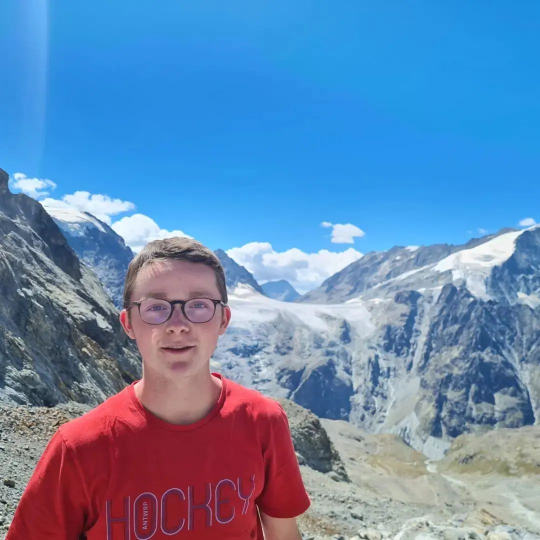
#> input picture IMG/300281570_3278928055762323_7967368485975216961_n.jfif, 1080 x 1080 px, given as the content of the folder ../IMG/300281570_3278928055762323_7967368485975216961_n.jfif, which was not available (shown at 1/2 size)
$ python -i training_utils.py   (imports and definitions only)
#> lines starting #> are read from the running program, lines starting #| are printed output that depends on the picture
from PIL import Image
import os
import numpy as np
import cv2


def getImagesAndLabels(path):
    """
    récupère les image et donne des labels
    """

    detector = cv2.CascadeClassifier("programs\\utils\\haarcascade_frontalface_default.xml");
    imagePaths = [os.path.join(path,f) for f in os.listdir(path)]

    if not imagePaths:
        print(" [INFO] No image to train on")
        quit()


    faceSamples=[]
    ids = []

    for imagePath in imagePaths:

        PIL_img = Image.open(imagePath).convert('L')
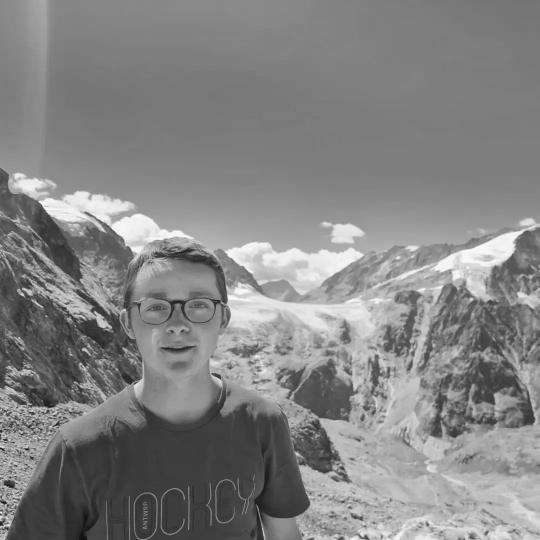
#> PIL_img: PIL image 1080x1080 L (shown at 1/2 size); min 12, max 255, mean 131.6
        img_numpy = np.array(PIL_img,'uint8')

#> (the run stopped early here; a loop or call above may not have finished)

$ run again, on IMG/HE202277.jpg
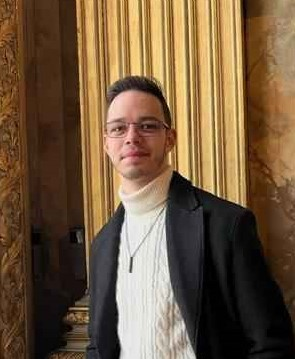
#> input picture IMG/HE202277.jpg, 295 x 359 px, given as the content of the folder ../../IMG/HE202277.jpg, which was not available
#> in getImagesAndLabels, `PIL_img = Image.open(imagePath).convert('L')`:
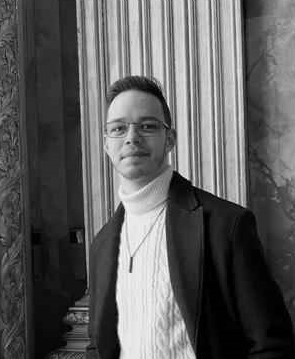
#> PIL_img: PIL image 295x359 L; min 0, max 251, mean 93.2

$ run again, on IMG/gaetan.jpg
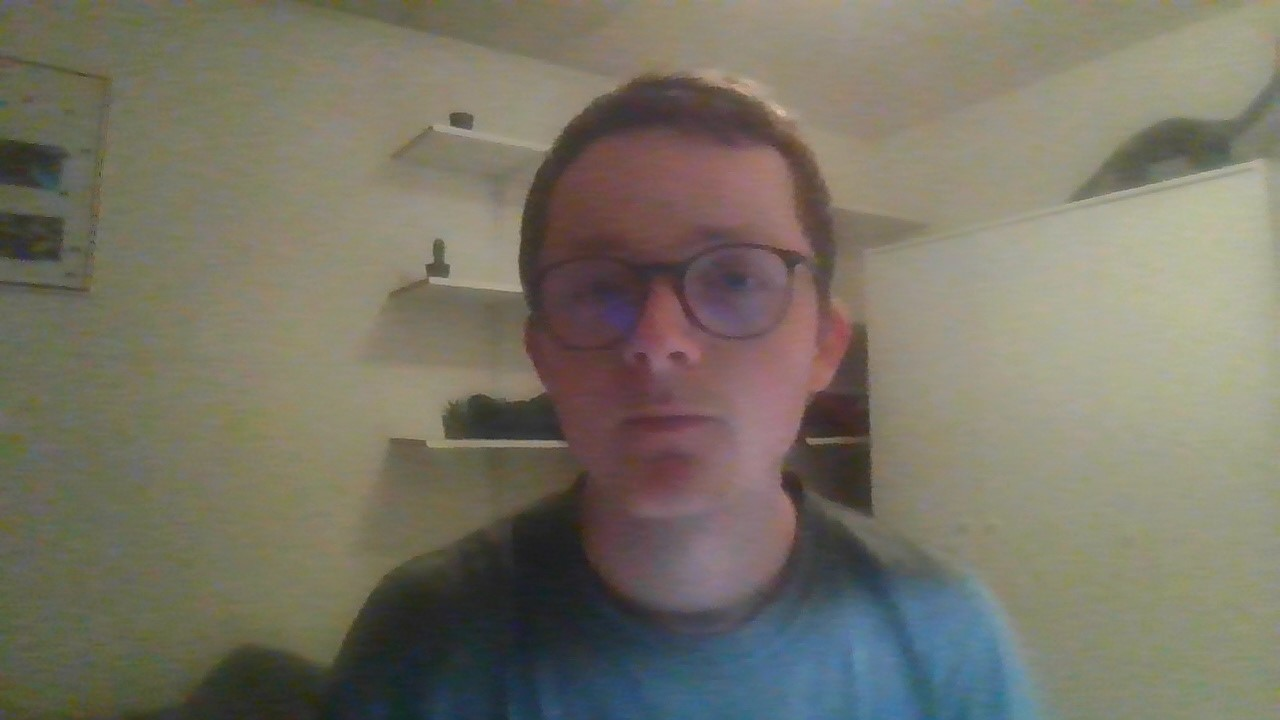
#> input picture IMG/gaetan.jpg, 1280 x 720 px, given as the content of the folder ../../IMG/gaetan.jpg, which was not available
#> in getImagesAndLabels, `PIL_img = Image.open(imagePath).convert('L')`:
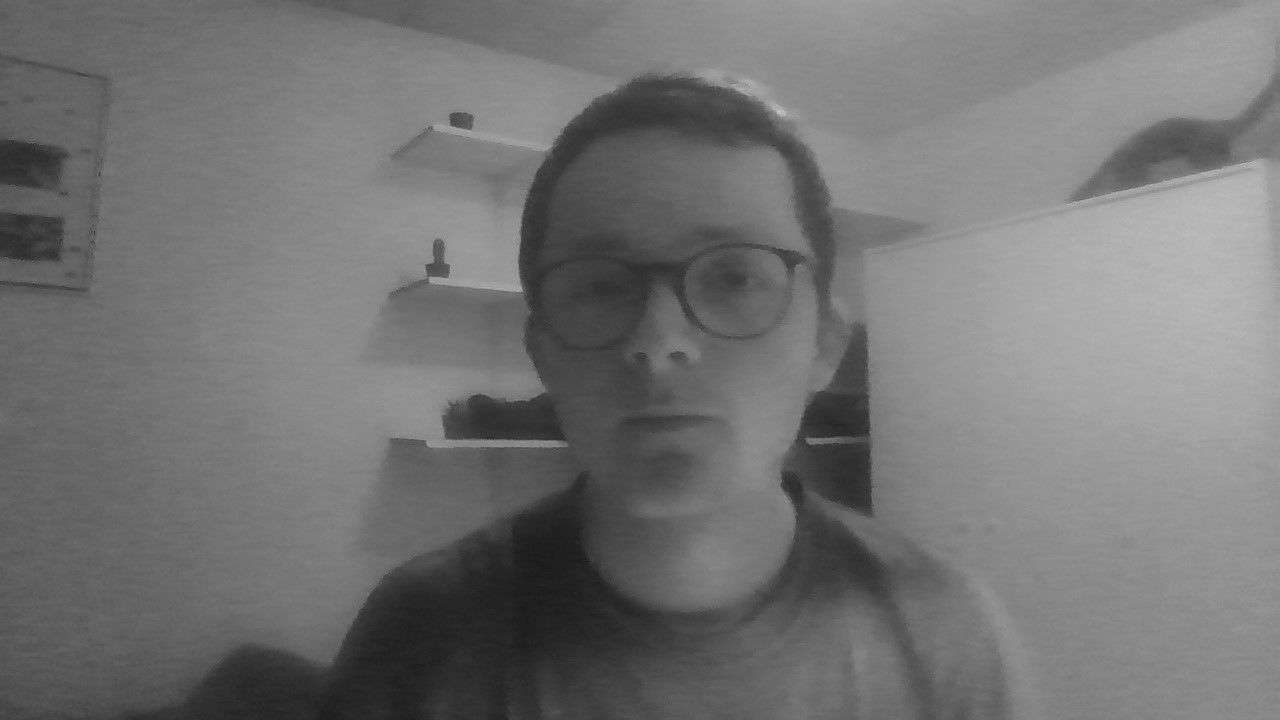
#> PIL_img: PIL image 1280x720 L; min 27, max 201, mean 115.5
